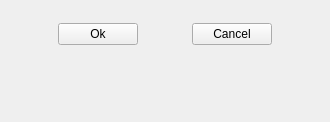
<?xml version="1.0" encoding="UTF-8"?>
<ui version="4.0">
 <author>Ten Borba</author>
 <class>LoadAuxStruct</class>
 <widget class="QWidget" name="LoadAuxStruct">
  <property name="geometry">
   <rect>
    <x>0</x>
    <y>0</y>
    <width>330</width>
    <height>122</height>
   </rect>
  </property>
  <property name="sizePolicy">
   <sizepolicy hsizetype="Preferred" vsizetype="Preferred">
    <horstretch>0</horstretch>
    <verstretch>0</verstretch>
   </sizepolicy>
  </property>
  <property name="minimumSize">
   <size>
    <width>0</width>
    <height>0</height>
   </size>
  </property>
  <property name="maximumSize">
   <size>
    <width>1000</width>
    <height>1000</height>
   </size>
  </property>
  <property name="windowTitle">
   <string>Load Auxiliar Structure</string>
  </property>
  <layout class="QGridLayout" name="gridLayout_2">
   <item row="0" column="0">
    <layout class="QGridLayout" name="gridLayout">
     <item row="0" column="0">
      <widget class="ConnectionWidget" name="widget" native="true"/>
     </item>
     <item row="1" column="0">
      <widget class="EarthCoverageWidget" name="widgetConv" native="true"/>
     </item>
     <item row="2" column="0">
      <layout class="QHBoxLayout" name="horizontalLayout_9">
       <item>
        <spacer name="horizontalSpacer_14">
         <property name="orientation">
          <enum>Qt::Horizontal</enum>
         </property>
         <property name="sizeHint" stdset="0">
          <size>
           <width>40</width>
           <height>20</height>
          </size>
         </property>
        </spacer>
       </item>
       <item>
        <widget class="QPushButton" name="pushButtonOk">
         <property name="text">
          <string>Ok</string>
         </property>
        </widget>
       </item>
       <item>
        <spacer name="horizontalSpacer_15">
         <property name="orientation">
          <enum>Qt::Horizontal</enum>
         </property>
         <property name="sizeHint" stdset="0">
          <size>
           <width>40</width>
           <height>20</height>
          </size>
         </property>
        </spacer>
       </item>
       <item>
        <widget class="QPushButton" name="pushButtonCancel">
         <property name="text">
          <string>Cancel</string>
         </property>
        </widget>
       </item>
       <item>
        <spacer name="horizontalSpacer_16">
         <property name="orientation">
          <enum>Qt::Horizontal</enum>
         </property>
         <property name="sizeHint" stdset="0">
          <size>
           <width>40</width>
           <height>20</height>
          </size>
         </property>
        </spacer>
       </item>
      </layout>
     </item>
     <item row="3" column="0">
      <spacer name="verticalSpacer">
       <property name="orientation">
        <enum>Qt::Vertical</enum>
       </property>
       <property name="sizeHint" stdset="0">
        <size>
         <width>20</width>
         <height>40</height>
        </size>
       </property>
      </spacer>
     </item>
    </layout>
   </item>
  </layout>
 </widget>
 <customwidgets>
  <customwidget>
   <class>ConnectionWidget</class>
   <extends>QWidget</extends>
   <header>DsgTools.CustomWidgets.connectionWidget.h</header>
   <container>1</container>
  </customwidget>
  <customwidget>
   <class>EarthCoverageWidget</class>
   <extends>QWidget</extends>
   <header>DsgTools.CustomWidgets.earthCoverageWidget.h</header>
   <container>1</container>
  </customwidget>
 </customwidgets>
 <resources/>
 <connections/>
 <slots>
  <signal>signal1()</signal>
  <slot>carregaSpatialite()</slot>
 </slots>
</ui>
